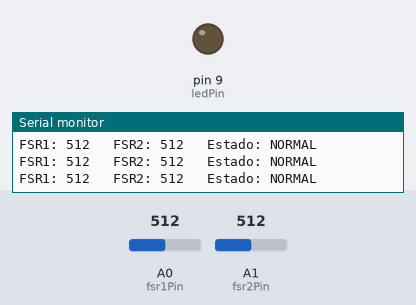
Simulated run of this sketch. Board: Arduino Uno, built with avr-gcc and run on an emulated ATmega328P. Shown: output pins drawn as LEDs (lit = HIGH), the last lines printed to the serial monitor. The inputs (shaded band) are chosen by the test bench; at power-on: A0 (fsr1Pin) = 512, A1 (fsr2Pin) = 512.

Above: at 1.2 s.
1.3 s: A0 (fsr1Pin) set to 591
2.8 s: A0 (fsr1Pin) set to 611
At 3.7 s:
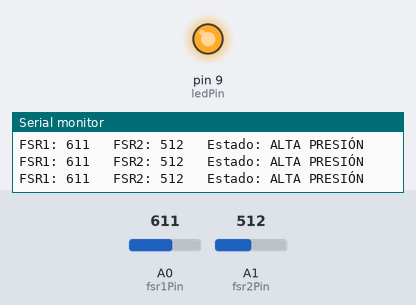
4.3 s: A0 (fsr1Pin) set to 590
At 5.2 s:
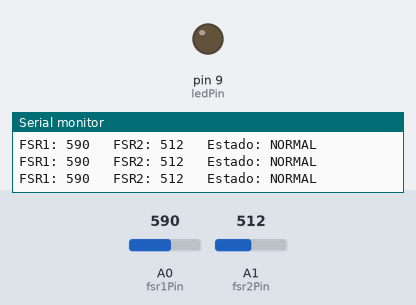
5.8 s: A1 (fsr2Pin) set to 583
7.3 s: A1 (fsr2Pin) set to 612
At 8.2 s:
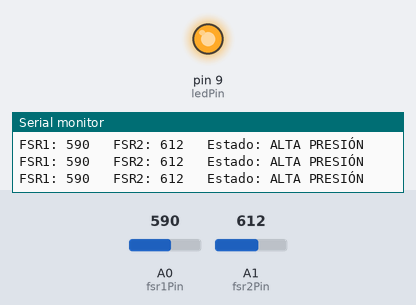
8.8 s: A1 (fsr2Pin) set to 590
At 9.9 s:
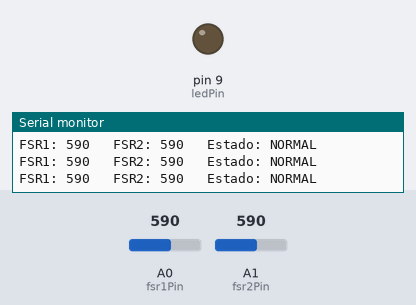
Timing chart, 0 to 11.3 s (numbered marks = the images above; inputs shaded):
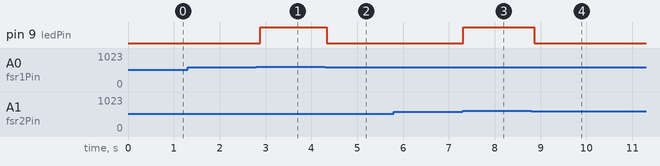

The sketch:

FSR-PressureAlert.ino
```cpp
/*
 ============================================================================
 Título      : Alerta de presión con doble sensor FSR
 Descripción : Este programa utiliza dos sensores FSR para detectar si se ha
               ejercido presión por encima de un umbral en cualquiera de ellos.
               Si se detecta presión alta, se enciende un LED de alerta.
 ----------------------------------------------------------------------------
 Docente     : Renzo Chan Ríos / Lewis De La Cruz
 Curso       : Fundamentos de Biodiseño
 Universidad : Universidad Peruana Cayetano Heredia (UPCH)
 Año         : 2025
 Versión     : 0.4
 ============================================================================
*/

const int fsr1Pin = A0;       // Primer sensor FSR
const int fsr2Pin = A1;       // Segundo sensor FSR
const int ledPin = 9;         // LED de alerta
const int umbral = 600;       // Valor de presión a partir del cual se activa la alerta

const int muestras = 10;      // Número de lecturas para promedio

// Función para calcular promedio simple
int leerPromedio(int pin) {
  long suma = 0;
  for (int i = 0; i < muestras; i++) {
    suma += analogRead(pin);
    delayMicroseconds(10);  // Estabiliza lectura ADC
  }
  return suma / muestras;
}

void setup() {
  pinMode(ledPin, OUTPUT);
  Serial.begin(9600);
}

void loop() {
  int valorFSR1 = leerPromedio(fsr1Pin);
  int valorFSR2 = leerPromedio(fsr2Pin);

  // Enciende LED si uno de los sensores supera el umbral
  if (valorFSR1 > umbral || valorFSR2 > umbral) {
    digitalWrite(ledPin, HIGH);
  } else {
    digitalWrite(ledPin, LOW);
  }

  // Imprimir valores en monitor serial
  Serial.print("FSR1: ");
  Serial.print(valorFSR1);
  Serial.print("   FSR2: ");
  Serial.print(valorFSR2);
  Serial.print("   Estado: ");
  Serial.println((valorFSR1 > umbral || valorFSR2 > umbral) ? "ALTA PRESIÓN" : "NORMAL");

  delay(100);
}
```

Measured:
- the behaviour switches between 600 and 601 on A0 (fsr1Pin) (found by bisection; images 0 and 1)
- the behaviour switches between 600 and 601 on A1 (fsr2Pin) (found by bisection; images 2 and 3)
- after the input at 2.8 s, pin 9 (ledPin): LOW → HIGH after 0.09 s
- after the input at 4.3 s, pin 9 (ledPin): HIGH → LOW at once
- after the input at 7.3 s, pin 9 (ledPin): LOW → HIGH at once
- after the input at 8.8 s, pin 9 (ledPin): HIGH → LOW after 0.06 s
